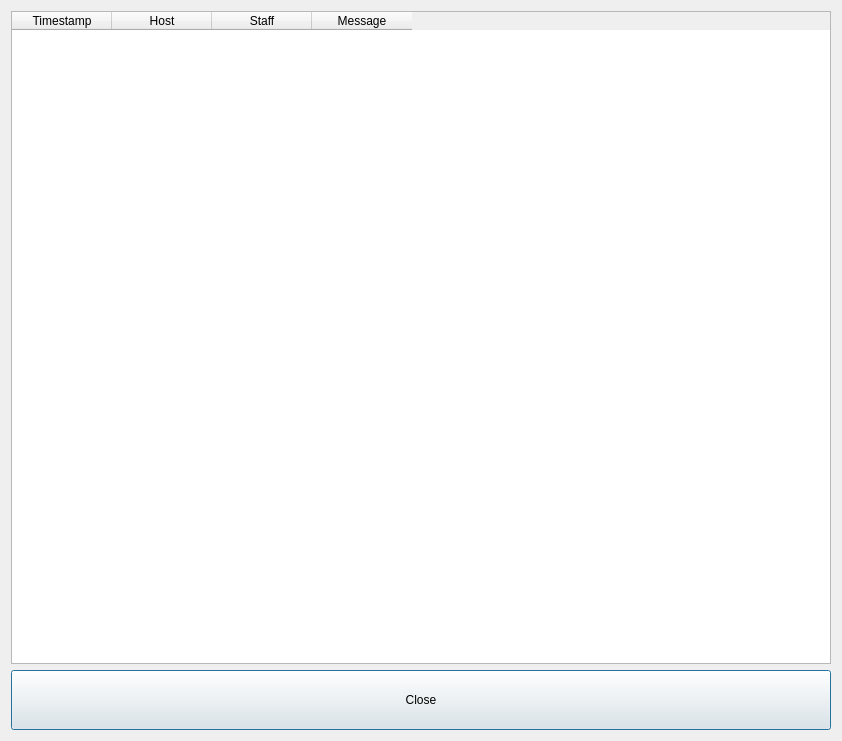
<?xml version="1.0" encoding="UTF-8"?>
<ui version="4.0">
 <class>DlgOrderHistory</class>
 <widget class="QDialog" name="DlgOrderHistory">
  <property name="geometry">
   <rect>
    <x>0</x>
    <y>0</y>
    <width>842</width>
    <height>741</height>
   </rect>
  </property>
  <property name="windowTitle">
   <string>Dialog</string>
  </property>
  <layout class="QVBoxLayout" name="verticalLayout">
   <item>
    <widget class="QTableWidget" name="tableWidget">
     <column>
      <property name="text">
       <string>Timestamp</string>
      </property>
     </column>
     <column>
      <property name="text">
       <string>Host</string>
      </property>
     </column>
     <column>
      <property name="text">
       <string>Staff</string>
      </property>
     </column>
     <column>
      <property name="text">
       <string>Message</string>
      </property>
     </column>
    </widget>
   </item>
   <item>
    <layout class="QHBoxLayout" name="horizontalLayout">
     <item>
      <widget class="QPushButton" name="btnClose">
       <property name="minimumSize">
        <size>
         <width>59</width>
         <height>60</height>
        </size>
       </property>
       <property name="text">
        <string>Close</string>
       </property>
       <property name="icon">
        <iconset resource="../core_gui/res.qrc">
         <normaloff>:/new/prefix1/res/icons/cancel.png</normaloff>:/new/prefix1/res/icons/cancel.png</iconset>
       </property>
       <property name="iconSize">
        <size>
         <width>48</width>
         <height>48</height>
        </size>
       </property>
      </widget>
     </item>
    </layout>
   </item>
  </layout>
 </widget>
 <resources>
  <include location="../core_gui/res.qrc"/>
 </resources>
 <connections/>
</ui>
